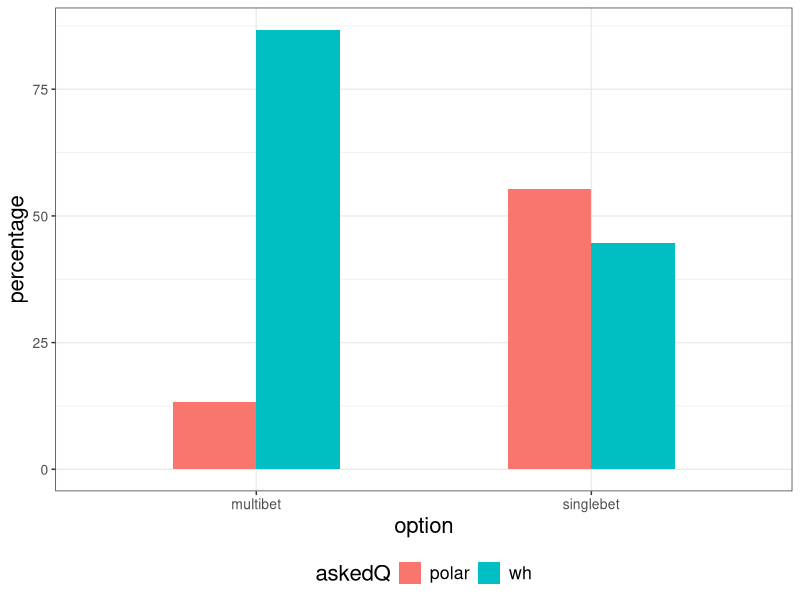

The R source for this figure: (Note: this script raises an error after producing the figure.)
## ---- chunk 1
# load libraries
library(tidyverse)
## ---- chunk 2
# get data
d <- read.csv("full-50workers.csv")
## ---- chunk 3
str(d)
## ---- chunk 4
d$language %>% unique()
xtabs(~difficulty,d)
d$comments[!is.na(d$comments)] %>% unique()
## ---- chunk 5
d <- droplevels(subset(d,!d$language %in% c("Hindi", "Tamil")))
str(d)
## ---- chunk 6
# assign passed control score to each row corresponding to a control condition
d <- d %>% mutate(passed.control=ifelse(!value %in% c(0,10),NA,ifelse((value==0 & sentExpression != 'certNot') | (value==1 & sentExpression != 'cert'),0,1)))
# compute overall control score for each participant
d <- d %>% group_by(id) %>% mutate(overall.control.score=sum(passed.control, na.rm=TRUE))
xtabs(~overall.control.score, d)
## ---- chunk 7
write.csv(d,"clean-48workers.csv",row.names = FALSE)
## ---- chunk 8
perfect.ids <- d %>% filter(overall.control.score==4) %>% select(id) %>% unique()
length(perfect.ids$id)
d %>% filter(id %in% perfect.ids$id) %>% write.csv(.,"perfect-43workers.csv",row.names = FALSE)
## ---- chunk 9
q.data <- droplevels(subset(d, d$kind=="training"))
e.data <- droplevels(subset(d, d$kind=="trial"))
## ---- chunk 10
# the manipulation of focal color was inessential, we can aggregate choices of 'will it be black' and 'will it be red' in a single polar qud column
q.data$askedQ <- ifelse(q.data$askedQuestion=="wh","wh","polar")
# counts of question type choice
q.data.question <- as.data.frame(xtabs(~askedQ+option,q.data))
# from counts to percentage
q.data.question <- q.data.question %>% group_by(option) %>% mutate(percentage=100*Freq/sum(Freq))
## ---- chunk 11
ggplot(data=q.data.question)+
  geom_bar(aes(x=option,y=percentage,fill=askedQ),stat="identity", width=.5, position="dodge")+
  theme_bw()+
  theme(strip.background=element_blank(),text=element_text(size=16),axis.text=element_text(size=10),legend.position="bottom")
## ---- chunk 12
# value should be numeric
e.data$value <- as.integer(levels(e.data$value))[as.integer(e.data$value)]
# expressions should be ordered by semantic strength
e.data$sentExpression <- factor(e.data$sentExpression,levels(e.data$sentExpression)[c(2, 4, 3, 1)])
# better looking names 
levels(e.data$sentExpression) <- c("certainly not", "probably not", "probably", "certainly")
## ---- chunk 13
# count chioces of expressions in each value
e.data.aggr <- as.data.frame(xtabs(~sentExpression+value,e.data))
# from counts to percentages of observations; each value was seen once from every participant
e.data.aggr <- e.data.aggr %>% group_by(value) %>% mutate(percentage=100*Freq/sum(Freq))
## ---- chunk 14
ggplot(data=e.data.aggr)+
  geom_bar(aes(x=sentExpression,y=percentage,fill=sentExpression),stat="identity")+
  facet_wrap(facets = ~value, ncol=5)+
  ylab("choice %")+
  theme_bw()+
  theme(strip.background=element_blank(),text=element_text(size=16),axis.text=element_text(size=10),axis.text.x = element_text(angle = 45, hjust = 1), legend.position="none")
## ---- chunk 15
# count chioces of expressions in each value and scenario
e.data.byscen <- as.data.frame(xtabs(~sentExpression+value+scenario,e.data))
# from counts to percentages
e.data.byscen <- e.data.byscen %>% group_by(value, scenario) %>% mutate(percentage=100*Freq/sum(Freq))
## ---- chunk 16
ggplot(data=e.data.byscen)+
  geom_bar(aes(x=sentExpression,y=percentage,fill=sentExpression),stat="identity")+
  facet_wrap(facets = ~scenario+value, ncol=5)+
  ylab("choice %")+
  theme_bw()+
  theme(strip.background=element_blank(),text=element_text(size=16),axis.text=element_text(size=10),axis.text.x = element_text(angle = 45, hjust = 1), legend.position="none")
## ---- chunk 17
# count chioces of expressions in each value and scenario
e.data.byqud=as.data.frame(xtabs(~sentExpression+value+qud,e.data))
# from counts to percentages
e.data.byqud <- e.data.byqud %>% group_by(value, qud) %>% mutate(percentage=100*Freq/sum(Freq))
## ---- chunk 18
ggplot(data=e.data.byqud)+
  geom_bar(aes(x=sentExpression,y=percentage,fill=sentExpression),stat="identity")+
  facet_wrap(facets = ~qud+value, ncol=5)+
  ylab("choice %")+
  theme_bw()+
  theme(strip.background=element_blank(),text=element_text(size=16),axis.text=element_text(size=10),axis.text.x = element_text(angle = 45, hjust = 1), legend.position="none")
## ---- chunk 19
# count chioces of expressions in each value and scenario
e.data.full <- as.data.frame(xtabs(~sentExpression+value+qud+scenario,e.data))
# from counts to percentages
e.data.full <- e.data.full %>% group_by(value, qud, scenario) %>% mutate(percentage=100*Freq/sum(Freq))
## ---- chunk 20
ggplot(data=e.data.full)+
  geom_bar(aes(x=sentExpression,y=percentage,fill=sentExpression),stat="identity")+
  facet_wrap(facets = ~qud+scenario+value, ncol=10)+
  ylab("choice %")+
  theme_bw()+
  theme(strip.background=element_blank(),text=element_text(size=16),axis.text=element_text(size=10),axis.text.x = element_text(angle = 45, hjust = 1), legend.position="none")
